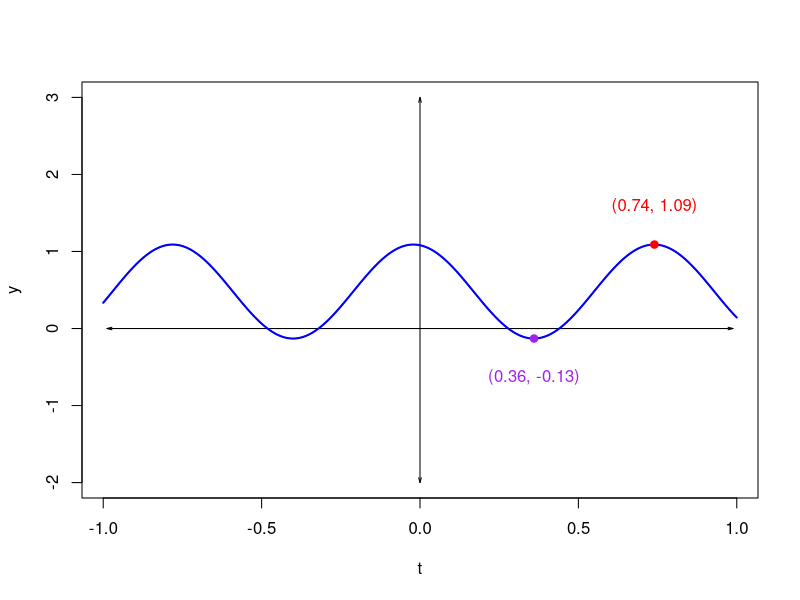
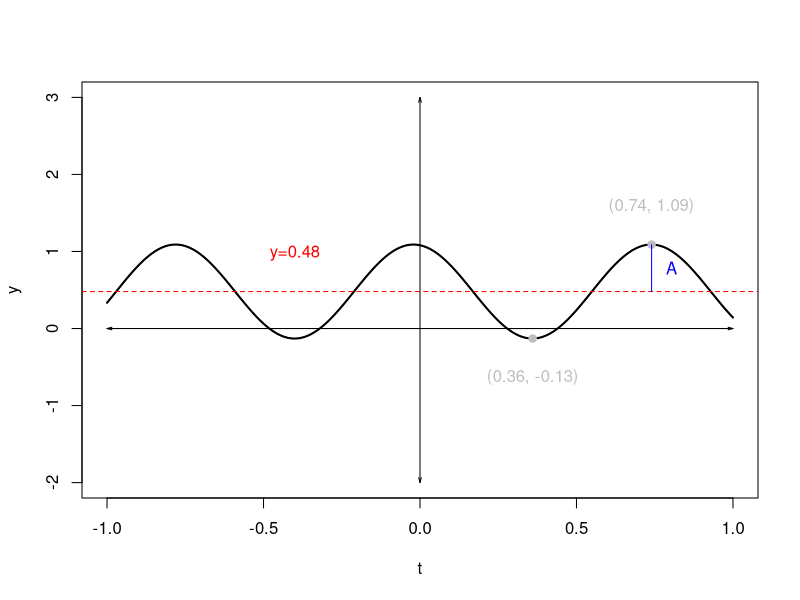
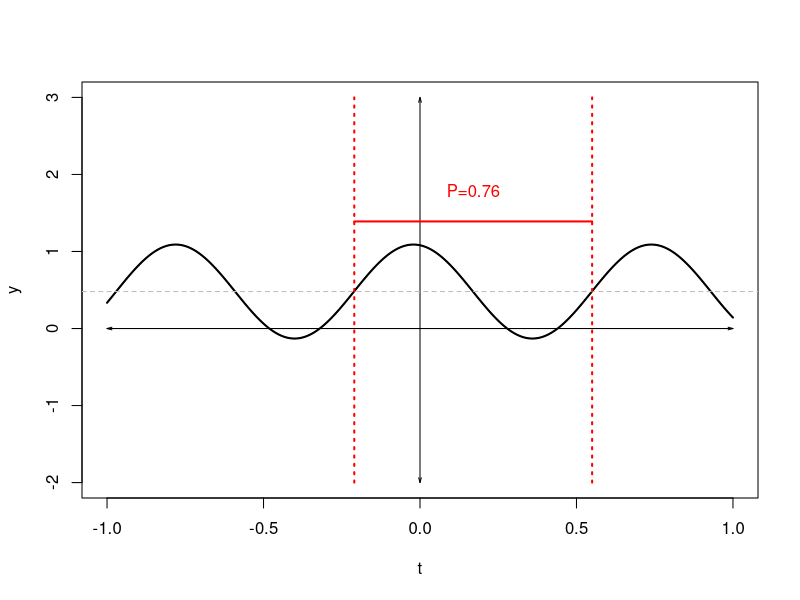
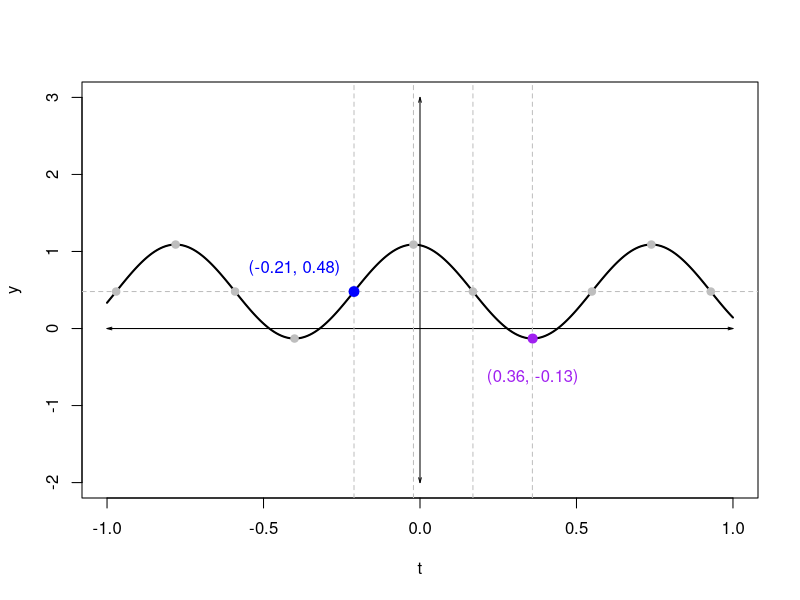

Source code (R) for these figures, in order:
## ---- chunk 1
# A*sin(Bx+C)+D
while(T){
  A = round(exp(runif(1,log(1/3),log(3))),2)
  P = round(exp(runif(1,log(1/3/4),log(3/4))),2)*4
  B = 2*pi/P
  ps = runif(1,pi/8,2*pi-pi/8)
  hs = round(ps/B,2)
  Ba = round(2*pi/P,2)
  C = ps
  C1 = hs*B
  Ca = round(C1,2)
  D = round(runif(1,-0.8,0.8),2)
  x0 = -hs
  x1s = P/4-hs+P*(0:2)
  x2s = 3*P/4-hs+P*(0:2)
  x1 = round(min(x1s[x1s>0]),2)
  x2 = round(min(x2s[x2s>0]),2)
  y1 = round(A*sin(B*x1+C)+D,2)
  y2 = round(A*sin(B*x2+C)+D,2)
  if(round(A,0)!=A && round(P,0)!=P && round(Ba,0)!=Ba &&
     round(hs,0)!=hs && round(D,0)!=D && round(Ca,0)!=Ca && abs(y1)>0.1 && abs(y2)>0.1 && abs(D)>0.1){break}
}

w1 = sample(1:5,1)
ac1 = round(A,2)+(1:5-w1)*0.03
al1 = paste0("* ",sprintf("%.2f",ac1),collapse="\n")
sol1 = paste0(1*(1:5==w1),collapse="")

w2 = sample(1:5,1)
ac2 = round(B,2)+(1:5-w2)*0.03
al2 = paste0("* ",sprintf("%.2f",ac2),collapse="\n")
sol2 = paste0(1*(1:5==w2),collapse="")

w3 = sample(1:5,1)
ac3 = round(Ca,2)+(1:5-w3)*0.03
al3 = paste0("* ",sprintf("%.2f",ac3),collapse="\n")
sol3 = paste0(1*(1:5==w3),collapse="")

w4 = sample(1:5,1)
ac4 = round(D,2)+(1:5-w4)*0.03
al4 = paste0("* ",sprintf("%.2f",ac4),collapse="\n")
sol4 = paste0(1*(1:5==w4),collapse="")

## ---- chunk 2
t = seq(-ceiling(abs(P)),ceiling(abs(P)),length.out=1000)
xlo = -P*1.3
xhi = P*1.3
ylo = floor(min(c(0),D-A))-1
yhi = ceiling(max(c(0,D+A)))+1
plot(t,A*sin(B*t+C)+D,type="l",
     xlim=c(xlo,xhi),
     ylim=c(ylo,yhi),
     xlab="t",
     ylab="y"
     )
arrows(xlo,0,xhi,0,length=0.05,angle=15,code=3)
arrows(0,ylo,0,yhi,length=0.05,angle=15,code=3)
lines(t,A*sin(B*t+C)+D,lwd=2,col="blue")

# points(P/4-hs,A*sin(pi/2)+D,pch=19,col="red")
# text(P/4-hs,A*sin(pi/2)+D+0.5,
#      paste0("(",P/4-hs,", ",A*sin(pi/2)+D,")",collapse=""),
#      col="red")
# points(3*P/4-hs,A*sin(3*pi/2)+D,pch=19,col="purple")
# text(3*P/4-hs,A*sin(3*pi/2)+D-0.5,
#      paste0("(",3*P/4-hs,", ",A*sin(3*pi/2)+D,")",collapse=""),
#      col="purple")
points(x1,y1,pch=19,col="red")
text(x1,y1+0.5,
     paste0("(",x1,", ",y1,")",collapse=""),
     col="red")
points(x2,y2,pch=19,col="purple")
text(x2,y2-0.5,
     paste0("(",x2,", ",y2,")",collapse=""),
     col="purple")
## ---- chunk 3
t = seq(-ceiling(abs(P)),
        ceiling(abs(P)),
        length.out=1000)
xlo = -ceiling(P)
xhi = ceiling(P)
ylo = floor(min(c(0),D-A))-1
yhi = ceiling(max(c(0,D+A)))+1
plot(t,A*sin(B*t+C)+D,type="l",
     xlim=c(xlo,xhi),
     ylim=c(ylo,yhi),
     xlab="t",
     ylab="y"
     )
arrows(xlo,0,xhi,0,length=0.05,angle=15,code=3)
arrows(0,ylo,0,yhi,length=0.05,angle=15,code=3)
lines(t,A*sin(B*t+C)+D,lwd=2,col="black")

# points(P/4-hs,A*sin(pi/2)+D,pch=19,col="red")
# text(P/4-hs,A*sin(pi/2)+D+0.5,
#      paste0("(",P/4-hs,", ",A*sin(pi/2)+D,")",collapse=""),
#      col="red")
# points(3*P/4-hs,A*sin(3*pi/2)+D,pch=19,col="purple")
# text(3*P/4-hs,A*sin(3*pi/2)+D-0.5,
#      paste0("(",3*P/4-hs,", ",A*sin(3*pi/2)+D,")",collapse=""),
#      col="purple")
points(x1,y1,pch=19,col="grey")
text(x1,y1+0.5,
     paste0("(",x1,", ",y1,")",collapse=""),
     col="grey")
points(x2,y2,pch=19,col="grey")
text(x2,y2-0.5,
     paste0("(",x2,", ",y2,")",collapse=""),
     col="grey")

abline(h=D,lty=2,col="red")
if(D>0){
  xa2s = 3*P/4-hs-P*(0:2)
  xa2 = min(xa2s[xa2s>xlo])
  text(xa2,D+0.5,paste0("y=",D,collapse=""),col="red")
} else {
  xa2s = P/4-hs-P*(0:2)
  xa2 = min(xa2s[xa2s>xlo])
  text(xa2,D-0.5,paste0("y=",D,collapse=""),col="red")
}

lines(c(x1,x1),c(D,y1),col="blue")
text(x1+P/12,(D+y1)/2,"A",col="blue")
## ---- chunk 4
t = seq(-ceiling(abs(P)),
        ceiling(abs(P)),
        length.out=1000)
xlo = -ceiling(P)
xhi = ceiling(P)
ylo = floor(min(c(0),D-A))-1
yhi = ceiling(max(c(0,D+A)))+1
plot(t,A*sin(B*t+C)+D,type="l",
     xlim=c(xlo,xhi),
     ylim=c(ylo,yhi),
     xlab="t",
     ylab="y"
     )
arrows(xlo,0,xhi,0,length=0.05,angle=15,code=3)
arrows(0,ylo,0,yhi,length=0.05,angle=15,code=3)
lines(t,A*sin(B*t+C)+D,lwd=2,col="black")

# points(P/4-hs,A*sin(pi/2)+D,pch=19,col="red")
# text(P/4-hs,A*sin(pi/2)+D+0.5,
#      paste0("(",P/4-hs,", ",A*sin(pi/2)+D,")",collapse=""),
#      col="red")
# points(3*P/4-hs,A*sin(3*pi/2)+D,pch=19,col="purple")
# text(3*P/4-hs,A*sin(3*pi/2)+D-0.5,
#      paste0("(",3*P/4-hs,", ",A*sin(3*pi/2)+D,")",collapse=""),
#      col="purple")

abline(h=D,lty=2,col="grey")
lines(c(x0,x0+P),c(D+A+0.3,D+A+0.3),lwd=2,col="red")
lines(c(x0,x0),c(ylo,yhi),lwd=2,col="red",lty=3)
lines(c(x0+P,x0+P),c(ylo,yhi),lwd=2,col="red",lty=3)
text(x0+P/2,D+A+0.7,paste0("P=",P),col="red")
## ---- chunk 5
n = round((min(c(x1,x2))-x0)/(P/4))
## ---- chunk 6
t = seq(-ceiling(abs(P)),
        ceiling(abs(P)),
        length.out=1000)
xlo = -ceiling(P)
xhi = ceiling(P)
ylo = floor(min(c(0),D-A))-1
yhi = ceiling(max(c(0,D+A)))+1
plot(t,A*sin(B*t+C)+D,type="l",
     xlim=c(xlo,xhi),
     ylim=c(ylo,yhi),
     xlab="t",
     ylab="y"
     )
arrows(xlo,0,xhi,0,length=0.05,angle=15,code=3)
arrows(0,ylo,0,yhi,length=0.05,angle=15,code=3)
lines(t,A*sin(B*t+C)+D,lwd=2,col="black")

x00 = -C/B

n = round((min(c(x1,x2))-x0)/(P/4))

abline(h=D,col="grey",lty=2)
for(i in 0:n){
  abline(v=x00+i*P/4,col="grey",lty=2)
}
for(i in -20:20){
  points(x00+i*P/4,A*sin(B*(x00+i*P/4)+C)+D,pch=19,col="grey")
}

if(x1<x2){
  points(x1,y1,pch=19,col="red",cex=1.2)
  text(x1,y1+0.5,
      paste0("(",x1,", ",y1,")",collapse=""),
      col="red")
} else {
  points(x2,y2,pch=19,col="purple",cex=1.2)
  text(x2,y2-0.5,
      paste0("(",x2,", ",y2,")",collapse=""),
      col="purple")
}

points(x00,D,col="blue",pch=19,cex=1.3)
text(x00-P/4,D+A/2,paste0("(",x0,", ",D,")",collapse=""),
     col="blue")
